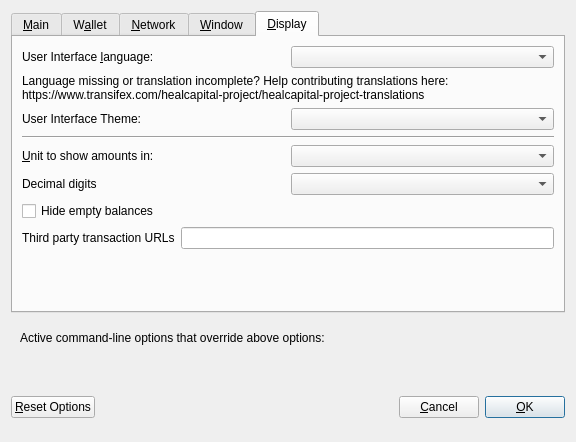
<?xml version="1.0" encoding="UTF-8"?>
<ui version="4.0">
 <class>OptionsDialog</class>
 <widget class="QDialog" name="OptionsDialog">
  <property name="geometry">
   <rect>
    <x>0</x>
    <y>0</y>
    <width>576</width>
    <height>442</height>
   </rect>
  </property>
  <property name="windowTitle">
   <string>Options</string>
  </property>
  <property name="modal">
   <bool>true</bool>
  </property>
  <layout class="QVBoxLayout" name="verticalLayout">
   <item>
    <widget class="QTabWidget" name="tabWidget">
     <property name="currentIndex">
      <number>4</number>
     </property>
     <widget class="QWidget" name="tabMain">
      <attribute name="title">
       <string>&amp;Main</string>
      </attribute>
      <layout class="QVBoxLayout" name="verticalLayout_Main">
       <item>
        <widget class="QCheckBox" name="bitcoinAtStartup">
         <property name="toolTip">
          <string>Automatically start HealCapital after logging in to the system.</string>
         </property>
         <property name="text">
          <string>&amp;Start HealCapital on system login</string>
         </property>
        </widget>
       </item>
       <item>
        <layout class="QHBoxLayout" name="horizontalLayout_2_Main">
         <item>
          <widget class="QLabel" name="databaseCacheLabel">
           <property name="text">
            <string>Size of &amp;database cache</string>
           </property>
           <property name="textFormat">
            <enum>Qt::PlainText</enum>
           </property>
           <property name="buddy">
            <cstring>databaseCache</cstring>
           </property>
          </widget>
         </item>
         <item>
          <widget class="QSpinBox" name="databaseCache"/>
         </item>
         <item>
          <widget class="QLabel" name="databaseCacheUnitLabel">
           <property name="text">
            <string>MB</string>
           </property>
           <property name="textFormat">
            <enum>Qt::PlainText</enum>
           </property>
          </widget>
         </item>
         <item>
          <spacer name="horizontalSpacer_2_Main">
           <property name="orientation">
            <enum>Qt::Horizontal</enum>
           </property>
           <property name="sizeHint" stdset="0">
            <size>
             <width>40</width>
             <height>20</height>
            </size>
           </property>
          </spacer>
         </item>
        </layout>
       </item>
       <item>
        <layout class="QHBoxLayout" name="horizontalLayout_3_Main">
         <item>
          <widget class="QLabel" name="threadsScriptVerifLabel">
           <property name="text">
            <string>Number of script &amp;verification threads</string>
           </property>
           <property name="textFormat">
            <enum>Qt::PlainText</enum>
           </property>
           <property name="buddy">
            <cstring>threadsScriptVerif</cstring>
           </property>
          </widget>
         </item>
         <item>
          <widget class="QSpinBox" name="threadsScriptVerif">
           <property name="toolTip">
            <string>(0 = auto, &lt;0 = leave that many cores free)</string>
           </property>
          </widget>
         </item>
         <item>
          <spacer name="horizontalSpacer_3_Main">
           <property name="orientation">
            <enum>Qt::Horizontal</enum>
           </property>
           <property name="sizeHint" stdset="0">
            <size>
             <width>40</width>
             <height>20</height>
            </size>
           </property>
          </spacer>
         </item>
        </layout>
       </item>
       <item>
        <spacer name="verticalSpacer_2">
         <property name="orientation">
          <enum>Qt::Vertical</enum>
         </property>
         <property name="sizeHint" stdset="0">
          <size>
           <width>20</width>
           <height>40</height>
          </size>
         </property>
        </spacer>
       </item>
       <item>
        <widget class="QCheckBox" name="checkBoxZeromintEnable">
         <property name="toolTip">
          <string>Enable automatic minting of HealCapital units to zHCAP</string>
         </property>
         <property name="layoutDirection">
          <enum>Qt::LeftToRight</enum>
         </property>
         <property name="text">
          <string>Enable zHCAP Automint</string>
         </property>
        </widget>
       </item>
       <item>
        <layout class="QHBoxLayout" name="horizontalLayout_3">
         <item>
          <widget class="QLabel" name="percentage_label">
           <property name="toolTip">
            <string>Percentage of incoming HCAP which get automatically converted to zHCAP via Zerocoin Protocol (min: 10%)</string>
           </property>
           <property name="text">
            <string>Percentage of autominted zHCAP</string>
           </property>
          </widget>
         </item>
         <item>
          <widget class="QSpinBox" name="zeromintPercentage">
           <property name="minimum">
            <number>1</number>
           </property>
           <property name="maximum">
            <number>100</number>
           </property>
          </widget>
         </item>
        </layout>
       </item>
       <item>
        <layout class="QHBoxLayout" name="horizontalLayout" stretch="0,0">
         <property name="sizeConstraint">
          <enum>QLayout::SetFixedSize</enum>
         </property>
         <item>
          <widget class="QLabel" name="labelPreferredDenom">
           <property name="maximumSize">
            <size>
             <width>16777215</width>
             <height>16777215</height>
            </size>
           </property>
           <property name="toolTip">
            <string>Wait with automatic conversion to Zerocoin until enough HCAP for this denomination is available</string>
           </property>
           <property name="text">
            <string>Preferred Automint zHCAP Denomination</string>
           </property>
          </widget>
         </item>
         <item>
          <widget class="QComboBox" name="preferredDenom">
           <property name="maximumSize">
            <size>
             <width>16777215</width>
             <height>27</height>
            </size>
           </property>
           <property name="toolTip">
            <string>Wait with automatic conversion to Zerocoin until enough HCAP for this denomination is available</string>
           </property>
           <property name="maxVisibleItems">
            <number>9</number>
           </property>
           <property name="maxCount">
            <number>9</number>
           </property>
          </widget>
         </item>
        </layout>
       </item>
      </layout>
     </widget>
     <widget class="QWidget" name="tabWallet">
      <attribute name="title">
       <string>W&amp;allet</string>
      </attribute>
      <layout class="QVBoxLayout" name="verticalLayout_Wallet">
       <item>
        <layout class="QHBoxLayout" name="horizontalLayout_2_Wallet">
         <item>
          <widget class="QLabel" name="labelStakeSplitThresholdText">
           <property name="text">
            <string>Stake split threshold:</string>
           </property>
          </widget>
         </item>
         <item>
          <widget class="QSpinBox" name="spinBoxStakeSplitThreshold">
           <property name="minimum">
            <number>1</number>
           </property>
           <property name="maximum">
            <number>999999</number>
           </property>
          </widget>
         </item>
        </layout>
       </item>
       <item>
        <widget class="QGroupBox" name="groupBox">
         <property name="title">
          <string>Expert</string>
         </property>
         <layout class="QVBoxLayout" name="verticalLayout_2">
          <item>
           <widget class="QCheckBox" name="coinControlFeatures">
            <property name="toolTip">
             <string>Whether to show coin control features or not.</string>
            </property>
            <property name="text">
             <string>Enable coin &amp;control features</string>
            </property>
           </widget>
          </item>
          <item>
           <widget class="QCheckBox" name="showMasternodesTab">
            <property name="toolTip">
             <string>Show additional tab listing all your masternodes in first sub-tab&lt;br/&gt;and all masternodes on the network in second sub-tab.</string>
            </property>
            <property name="text">
             <string>Show Masternodes Tab</string>
            </property>
           </widget>
          </item>
          <item>
           <widget class="QCheckBox" name="spendZeroConfChange">
            <property name="toolTip">
             <string>If you disable the spending of unconfirmed change, the change from a transaction&lt;br/&gt;cannot be used until that transaction has at least one confirmation.&lt;br/&gt;This also affects how your balance is computed.</string>
            </property>
            <property name="text">
             <string>&amp;Spend unconfirmed change</string>
            </property>
           </widget>
          </item>
         </layout>
        </widget>
       </item>
       <item>
        <spacer name="verticalSpacer_Wallet">
         <property name="orientation">
          <enum>Qt::Vertical</enum>
         </property>
         <property name="sizeHint" stdset="0">
          <size>
           <width>20</width>
           <height>40</height>
          </size>
         </property>
        </spacer>
       </item>
      </layout>
     </widget>
     <widget class="QWidget" name="tabNetwork">
      <attribute name="title">
       <string>&amp;Network</string>
      </attribute>
      <layout class="QVBoxLayout" name="verticalLayout_Network">
       <item>
        <widget class="QCheckBox" name="mapPortUpnp">
         <property name="toolTip">
          <string>Automatically open the HealCapital client port on the router. This only works when your router supports UPnP and it is enabled.</string>
         </property>
         <property name="text">
          <string>Map port using &amp;UPnP</string>
         </property>
        </widget>
       </item>
       <item>
        <widget class="QCheckBox" name="allowIncoming">
         <property name="toolTip">
          <string>Accept connections from outside</string>
         </property>
         <property name="text">
          <string>Allow incoming connections</string>
         </property>
        </widget>
       </item>
       <item>
        <widget class="QCheckBox" name="connectSocks">
         <property name="toolTip">
          <string>Connect to the HealCapital network through a SOCKS5 proxy.</string>
         </property>
         <property name="text">
          <string>&amp;Connect through SOCKS5 proxy (default proxy):</string>
         </property>
        </widget>
       </item>
       <item>
        <layout class="QHBoxLayout" name="horizontalLayout_1_Network">
         <item>
          <widget class="QLabel" name="proxyIpLabel">
           <property name="text">
            <string>Proxy &amp;IP:</string>
           </property>
           <property name="textFormat">
            <enum>Qt::PlainText</enum>
           </property>
           <property name="buddy">
            <cstring>proxyIp</cstring>
           </property>
          </widget>
         </item>
         <item>
          <widget class="QValidatedLineEdit" name="proxyIp">
           <property name="minimumSize">
            <size>
             <width>140</width>
             <height>0</height>
            </size>
           </property>
           <property name="maximumSize">
            <size>
             <width>140</width>
             <height>16777215</height>
            </size>
           </property>
           <property name="toolTip">
            <string>IP address of the proxy (e.g. IPv4: 127.0.0.1 / IPv6: ::1)</string>
           </property>
          </widget>
         </item>
         <item>
          <widget class="QLabel" name="proxyPortLabel">
           <property name="text">
            <string>&amp;Port:</string>
           </property>
           <property name="textFormat">
            <enum>Qt::PlainText</enum>
           </property>
           <property name="buddy">
            <cstring>proxyPort</cstring>
           </property>
          </widget>
         </item>
         <item>
          <widget class="QLineEdit" name="proxyPort">
           <property name="minimumSize">
            <size>
             <width>75</width>
             <height>0</height>
            </size>
           </property>
           <property name="maximumSize">
            <size>
             <width>55</width>
             <height>16777215</height>
            </size>
           </property>
           <property name="toolTip">
            <string>Port of the proxy (e.g. 9050)</string>
           </property>
          </widget>
         </item>
         <item>
          <spacer name="horizontalSpacer_1_Network">
           <property name="orientation">
            <enum>Qt::Horizontal</enum>
           </property>
           <property name="sizeHint" stdset="0">
            <size>
             <width>40</width>
             <height>20</height>
            </size>
           </property>
          </spacer>
         </item>
        </layout>
       </item>
       <item>
        <spacer name="verticalSpacer_Network">
         <property name="orientation">
          <enum>Qt::Vertical</enum>
         </property>
         <property name="sizeHint" stdset="0">
          <size>
           <width>20</width>
           <height>40</height>
          </size>
         </property>
        </spacer>
       </item>
      </layout>
     </widget>
     <widget class="QWidget" name="tabWindow">
      <attribute name="title">
       <string>&amp;Window</string>
      </attribute>
      <layout class="QVBoxLayout" name="verticalLayout_Window">
       <item>
        <widget class="QCheckBox" name="minimizeToTray">
         <property name="toolTip">
          <string>Show only a tray icon after minimizing the window.</string>
         </property>
         <property name="text">
          <string>&amp;Minimize to the tray instead of the taskbar</string>
         </property>
        </widget>
       </item>
       <item>
        <widget class="QCheckBox" name="minimizeOnClose">
         <property name="toolTip">
          <string>Minimize instead of exit the application when the window is closed. When this option is enabled, the application will be closed only after selecting Quit in the menu.</string>
         </property>
         <property name="text">
          <string>M&amp;inimize on close</string>
         </property>
        </widget>
       </item>
       <item>
        <spacer name="verticalSpacer_Window">
         <property name="orientation">
          <enum>Qt::Vertical</enum>
         </property>
         <property name="sizeHint" stdset="0">
          <size>
           <width>20</width>
           <height>40</height>
          </size>
         </property>
        </spacer>
       </item>
      </layout>
     </widget>
     <widget class="QWidget" name="tabDisplay">
      <attribute name="title">
       <string>&amp;Display</string>
      </attribute>
      <layout class="QVBoxLayout" name="verticalLayout_Display">
       <item>
        <layout class="QHBoxLayout" name="horizontalLayout_1_Display">
         <item>
          <widget class="QLabel" name="langLabel">
           <property name="text">
            <string>User Interface &amp;language:</string>
           </property>
           <property name="textFormat">
            <enum>Qt::PlainText</enum>
           </property>
           <property name="buddy">
            <cstring>lang</cstring>
           </property>
          </widget>
         </item>
         <item>
          <widget class="QValueComboBox" name="lang">
           <property name="toolTip">
            <string>The user interface language can be set here. This setting will take effect after restarting HealCapital.</string>
           </property>
          </widget>
         </item>
        </layout>
       </item>
       <item>
        <widget class="QLabel" name="label_3">
         <property name="toolTip">
          <string notr="true"/>
         </property>
         <property name="statusTip">
          <string notr="true"/>
         </property>
         <property name="whatsThis">
          <string notr="true"/>
         </property>
         <property name="accessibleName">
          <string notr="true"/>
         </property>
         <property name="text">
          <string>Language missing or translation incomplete? Help contributing translations here:
https://www.transifex.com/healcapital-project/healcapital-project-translations</string>
         </property>
         <property name="wordWrap">
          <bool>true</bool>
         </property>
         <property name="openExternalLinks">
          <bool>true</bool>
         </property>
         <property name="textInteractionFlags">
          <set>Qt::TextBrowserInteraction</set>
         </property>
        </widget>
       </item>
       <item>
        <layout class="QHBoxLayout" name="horizontalLayout_4_Display" stretch="0,0">
         <item>
          <widget class="QLabel" name="themeLabel">
           <property name="text">
            <string>User Interface Theme:</string>
           </property>
          </widget>
         </item>
         <item>
          <widget class="QValueComboBox" name="theme"/>
         </item>
        </layout>
       </item>
       <item>
        <widget class="Line" name="line">
         <property name="orientation">
          <enum>Qt::Horizontal</enum>
         </property>
        </widget>
       </item>
       <item>
        <layout class="QHBoxLayout" name="horizontalLayout_2_Display">
         <item>
          <widget class="QLabel" name="unitLabel">
           <property name="text">
            <string>&amp;Unit to show amounts in:</string>
           </property>
           <property name="textFormat">
            <enum>Qt::PlainText</enum>
           </property>
           <property name="buddy">
            <cstring>unit</cstring>
           </property>
          </widget>
         </item>
         <item>
          <widget class="QValueComboBox" name="unit">
           <property name="toolTip">
            <string>Choose the default subdivision unit to show in the interface and when sending coins.</string>
           </property>
          </widget>
         </item>
        </layout>
       </item>
       <item>
        <layout class="QHBoxLayout" name="horizontalLayout_5_Display">
         <item>
          <widget class="QLabel" name="digitsLabel">
           <property name="text">
            <string>Decimal digits</string>
           </property>
          </widget>
         </item>
         <item>
          <widget class="QValueComboBox" name="digits"/>
         </item>
        </layout>
       </item>
       <item>
        <widget class="QCheckBox" name="checkBoxHideZeroBalances">
         <property name="toolTip">
          <string>Hide empty balances</string>
         </property>
         <property name="layoutDirection">
          <enum>Qt::LeftToRight</enum>
         </property>
         <property name="text">
          <string>Hide empty balances</string>
         </property>
        </widget>
       </item>
       <item>
        <layout class="QHBoxLayout" name="horizontalLayout_3_Display">
         <item>
          <widget class="QLabel" name="thirdPartyTxUrlsLabel">
           <property name="toolTip">
            <string>Third party URLs (e.g. a block explorer) that appear in the transactions tab as context menu items. %s in the URL is replaced by transaction hash. Multiple URLs are separated by vertical bar |.</string>
           </property>
           <property name="text">
            <string>Third party transaction URLs</string>
           </property>
           <property name="buddy">
            <cstring>thirdPartyTxUrls</cstring>
           </property>
          </widget>
         </item>
         <item>
          <widget class="QLineEdit" name="thirdPartyTxUrls">
           <property name="toolTip">
            <string>Third party URLs (e.g. a block explorer) that appear in the transactions tab as context menu items. %s in the URL is replaced by transaction hash. Multiple URLs are separated by vertical bar |.</string>
           </property>
          </widget>
         </item>
        </layout>
       </item>
       <item>
        <spacer name="verticalSpacer">
         <property name="orientation">
          <enum>Qt::Vertical</enum>
         </property>
         <property name="sizeHint" stdset="0">
          <size>
           <width>20</width>
           <height>40</height>
          </size>
         </property>
        </spacer>
       </item>
      </layout>
     </widget>
    </widget>
   </item>
   <item>
    <widget class="QFrame" name="frame">
     <layout class="QVBoxLayout" name="verticalLayout_Bottom">
      <item>
       <layout class="QHBoxLayout" name="horizontalLayout_Bottom">
        <item>
         <widget class="QLabel" name="overriddenByCommandLineInfoLabel">
          <property name="text">
           <string>Active command-line options that override above options:</string>
          </property>
          <property name="textFormat">
           <enum>Qt::PlainText</enum>
          </property>
         </widget>
        </item>
        <item>
         <spacer name="horizontalSpacer_Bottom">
          <property name="orientation">
           <enum>Qt::Horizontal</enum>
          </property>
          <property name="sizeHint" stdset="0">
           <size>
            <width>40</width>
            <height>20</height>
           </size>
          </property>
         </spacer>
        </item>
       </layout>
      </item>
      <item>
       <widget class="QLabel" name="overriddenByCommandLineLabel">
        <property name="text">
         <string/>
        </property>
        <property name="textFormat">
         <enum>Qt::PlainText</enum>
        </property>
        <property name="wordWrap">
         <bool>true</bool>
        </property>
       </widget>
      </item>
     </layout>
    </widget>
   </item>
   <item>
    <layout class="QHBoxLayout" name="horizontalLayout_Buttons">
     <item>
      <widget class="QPushButton" name="resetButton">
       <property name="toolTip">
        <string>Reset all client options to default.</string>
       </property>
       <property name="text">
        <string>&amp;Reset Options</string>
       </property>
       <property name="autoDefault">
        <bool>false</bool>
       </property>
      </widget>
     </item>
     <item>
      <spacer name="horizontalSpacer_1">
       <property name="orientation">
        <enum>Qt::Horizontal</enum>
       </property>
       <property name="sizeHint" stdset="0">
        <size>
         <width>40</width>
         <height>48</height>
        </size>
       </property>
      </spacer>
     </item>
     <item>
      <widget class="QLabel" name="statusLabel">
       <property name="minimumSize">
        <size>
         <width>200</width>
         <height>0</height>
        </size>
       </property>
       <property name="font">
        <font>
         <weight>75</weight>
         <bold>true</bold>
        </font>
       </property>
       <property name="text">
        <string/>
       </property>
       <property name="textFormat">
        <enum>Qt::PlainText</enum>
       </property>
       <property name="wordWrap">
        <bool>true</bool>
       </property>
      </widget>
     </item>
     <item>
      <spacer name="horizontalSpacer_2">
       <property name="orientation">
        <enum>Qt::Horizontal</enum>
       </property>
       <property name="sizeHint" stdset="0">
        <size>
         <width>40</width>
         <height>48</height>
        </size>
       </property>
      </spacer>
     </item>
     <item>
      <widget class="QPushButton" name="cancelButton">
       <property name="text">
        <string>&amp;Cancel</string>
       </property>
       <property name="autoDefault">
        <bool>false</bool>
       </property>
      </widget>
     </item>
     <item>
      <widget class="QPushButton" name="okButton">
       <property name="text">
        <string>&amp;OK</string>
       </property>
       <property name="autoDefault">
        <bool>false</bool>
       </property>
       <property name="default">
        <bool>true</bool>
       </property>
      </widget>
     </item>
    </layout>
   </item>
  </layout>
 </widget>
 <customwidgets>
  <customwidget>
   <class>QValidatedLineEdit</class>
   <extends>QLineEdit</extends>
   <header>qvalidatedlineedit.h</header>
  </customwidget>
  <customwidget>
   <class>QValueComboBox</class>
   <extends>QComboBox</extends>
   <header>qvaluecombobox.h</header>
  </customwidget>
 </customwidgets>
 <resources/>
 <connections/>
</ui>
